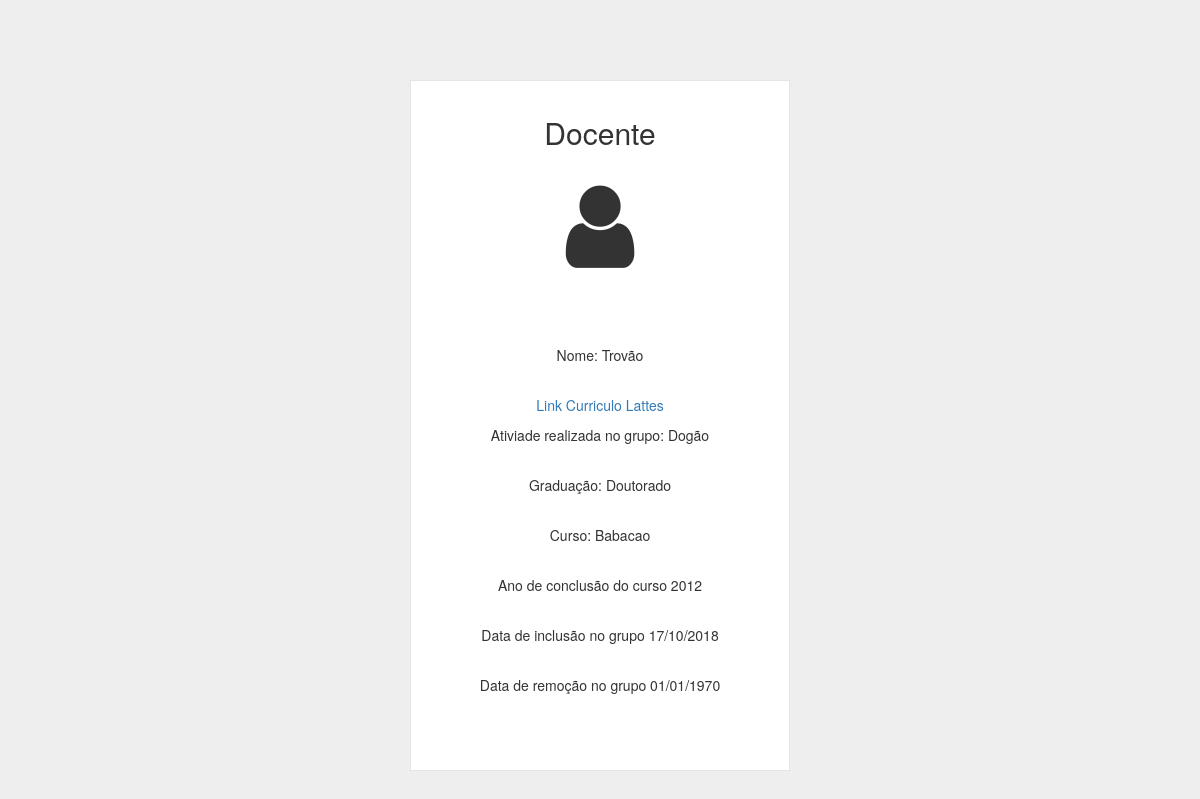
The page /Codigos/PHP/docente.php?id=1 on the database its author committed.
### tables this page shows
CREATE TABLE IF NOT EXISTS `docentes` (
  `cod_docente` int(11) NOT NULL AUTO_INCREMENT,
  `nome` varchar(100) NOT NULL,
  `lattes` varchar(100) NOT NULL,
  `atividade_realizada` varchar(150) NOT NULL,
  `fk_graduacao` int(11) NOT NULL,
  `curso` varchar(100) DEFAULT NULL,
  `ano_conclusao` int(4) NOT NULL,
  `fk_cod_grupo` int(11) NOT NULL,
  `fk_especialidade` int(11) NOT NULL,
  `data_inicio` date NOT NULL,
  `data_fim` date DEFAULT NULL,
  `situacao` tinyint(4) NOT NULL COMMENT '1=ativo 0=inativo',
  PRIMARY KEY (`cod_docente`),
  KEY `fk_graducao` (`fk_graduacao`),
  KEY `grupo` (`fk_cod_grupo`),
  KEY `especialidade` (`fk_especialidade`)
);

CREATE TABLE IF NOT EXISTS `graduacoes` (
  `cod_graduacao` int(11) NOT NULL AUTO_INCREMENT,
  `nome_graduacao` varchar(60) NOT NULL,
  PRIMARY KEY (`cod_graduacao`)
);

### Codigos/PHP/docente.php (the view, shortened to what this page needs)
<!doctype html>
<html lang="en">
  <head>
    <link rel="stylesheet" href="https://stackpath.bootstrapcdn.com/bootstrap/4.1.3/css/bootstrap.min.css">
    <link rel="stylesheet" href="http://maxcdn.bootstrapcdn.com/bootstrap/3.3.6/css/bootstrap.min.css">
     <link href="//maxcdn.bootstrapcdn.com/bootstrap/3.3.0/css/bootstrap.min.css" rel="stylesheet" id="bootstrap-css">
    <link rel="stylesheet" href="https://maxcdn.bootstrapcdn.com/font-awesome/4.5.0/css/font-awesome.min.css">
       <link rel="stylesheet" type="text/css" href="../CSS/login.css">
  </head>
  <body>
    <div class="wrapper" >
      <form class="form-signin" method="post" action="validalogin.php">
         <div class="text-center">
          <h2 class="form-signin-heading">Docente</h2>
          <h3><i class="fa fa-user fa-4x"></i></h3>
         </div>
<br><br><br>
<div class="text-center">
         <?php
            Include("conexao.php");
            $id = $_GET["id"];
            $consulta = "SELECT `cod_docente`, `nome`, `lattes`, `atividade_realizada`, `fk_graduacao`, `curso`, `ano_conclusao`, `data_inicio`, `data_fim` FROM `docentes` WHERE `cod_docente` = '$id'";
            $con = $mysqli->query($consulta) or die ($mysqli->error);
            $dados = $con->fetch_array();
            $grad = $dados["fk_graduacao"];
            $cgraduacao = "SELECT `nome_graduacao` FROM `graduacoes` WHERE `cod_graduacao` = $grad ";
            $con2 = $mysqli->query($cgraduacao) or die ($mysqli->error);
            $graduacoes = $con2->fetch_array();
            echo "<p>Nome: ".$dados["nome"]."</p> <br>";
            echo "<a href='".$dados["lattes"]."'><p>Link Curriculo Lattes</p></a>";
            echo "<p>Ativiade realizada no grupo: ".$dados["atividade_realizada"]."</p> <br>";
            echo " <p>Graduação: ".$graduacoes["nome_graduacao"]."</p> <br>";
            echo "<p>Curso: ".$dados["curso"]."</p> <br>";
            echo "<p>Ano de conclusão do curso ".$dados["ano_conclusao"]."</p> <br>";
            $inclusao = date('d/m/Y', strtotime($dados["data_inicio"]));
            echo "<p>Data de inclusão no grupo ".$inclusao."</p> <br>";
            $remocao = date('d/m/Y', strtotime($dados["data_fim"]));
            echo "<p>Data de remoção no grupo ".$remocao."</p> <br>";
           ?>
</div>
          </div>
  </body>
</html>

### Codigos/CSS/login.css (style rules this page uses)
body { background: #eee !important; }
.wrapper { margin-top: 80px; margin-bottom: 80px; }
.form-signin { max-width: 380px; padding: 15px 35px 45px; margin: 0 auto; background-color: #fff; border: 1px solid rgba(0,0,0,0.1); }
.form-signin-heading, .checkbox { margin-bottom: 30px; }

### rows shown on the page
docentes: nome "Trovão", atividade_realizada "Dogão", curso "Babacao", ano_conclusao "2012", data_inicio "17/10/2018", data_fim "01/01/1970"
graduacoes: nome_graduacao "Doutorado"
